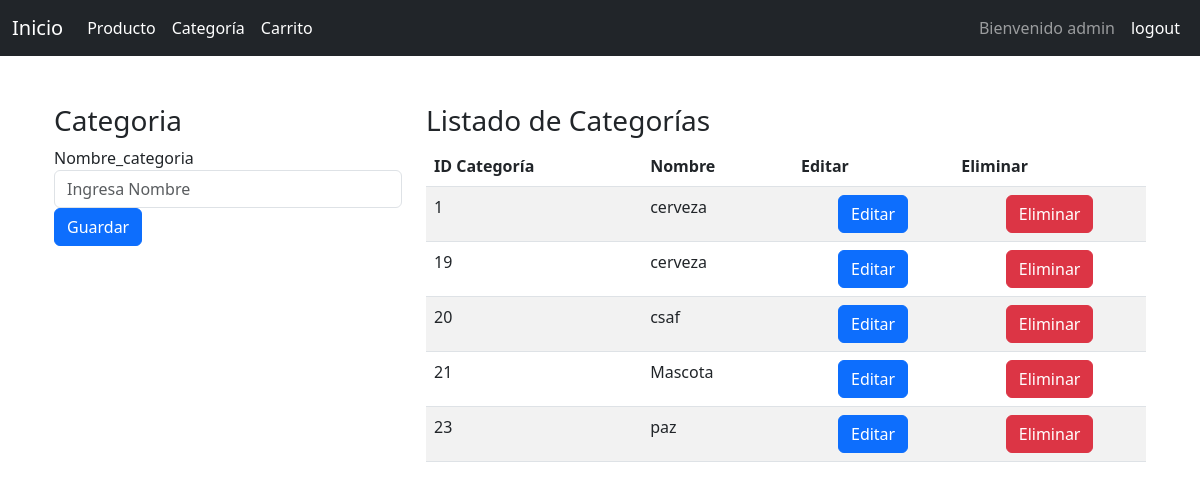
/categorias/ (signed in), run on the app's committed database.
### categorias/models.py (models this page shows, shortened)
class Categoria(models.Model):
    id_categoria = models.AutoField(primary_key=True)
    nombre = models.CharField(max_length=100)

### categorias/views.py (the view)
# urls.py: path('',views.listar_categoria),
def listar_categoria(request):
    categorias = Categoria.objects.all()
    return render (request,'listar_categoria.html',
                   context={'categorias':categorias,})

### categorias/templates/listar_categoria.html (shortened to what this page needs)
{% extends 'base.html' %}
{% block content %}
<div class="container mt-5">
    <div class="row">
        <div class="col-md-4">
            <h3>Categoria</h3>
            <form action="Guardar_categoria/" method="POST">
                <div class="form-group">
                    <label for="nombre">Nombre_categoria</label>
                    <input type="text" class="form-control" id="nombre" name="nombre" placeholder="Ingresa Nombre">
                </div>
                <button type="submit" class="btn btn-primary">Guardar</button>
            </form>
        </div>
        <div class="col-md-8">
            <h3>Listado de Categorías</h3>
            <div class="table-responsive">
                <table class="table table-striped">
                    <thead>
                        <tr>
                            <th scope="col">ID Categoría</th>
                            <th scope="col">Nombre</th>
                            <th scope="col">Editar</th>
                            <th scope="col">Eliminar</th>
                        </tr>
                    </thead>
                    <tbody>
                        {% for categoria in categorias %}
                        <tr>
                            <td>{{ categoria.id_categoria }}</td>
                            <td>{{ categoria.nombre }}</td>
                            <td class="text-center">
                                <a href="Editar_categoria/{{ categoria.id_categoria }}" class="btn btn-primary btn-md">Editar</a>
                            </td>
                            <td class="text-center">
                                <a href="Eliminar_categoria/{{ categoria.id_categoria }}" class="btn btn-danger btn-md">Eliminar</a>
                            </td>
                        </tr>
                        {% endfor %}
                    </tbody>
                </table>
            </div>
        </div>
    </div>
</div>
{% endblock content %}

### templates/base.html (shortened to what this page needs)
<!DOCTYPE html>
<html lang="es">
<head>
    <link href="https://cdn.jsdelivr.net/npm/bootstrap@5.3.0/dist/css/bootstrap.min.css" rel="stylesheet">
</head>
<body>
<nav class="navbar navbar-expand-lg navbar-dark bg-dark">
    <div class="container-fluid">
        <a class="navbar-brand" href="{% url 'home' %}">Inicio</a>
        <div class="collapse navbar-collapse" id="navbarNav">
            {% if user.is_authenticated %}
            <ul class="navbar-nav me-auto">
                <li class="nav-item">
                    <a class="nav-link active" href="/productos">Producto</a>
                </li>
                <li class="nav-item">
                    <a class="nav-link active" href="/categorias">Categoría</a>
                </li>
                <li class="nav-item">
                    <a class="nav-link active" href="#">Carrito</a>
                </li>
            </ul>
            <ul class="navbar-nav ms-auto">
                <li class="nav-item d-flex align-items-center">
                    <span class="navbar-text me-2">
                        Bienvenido {{ user }}
                    </span>
                </li>
                <li class="nav-item">
                    <a class="nav-link active" href="/logout">logout</a>
                </li>
            </ul>
            {% endif %}
        </div>
    </div>
</nav>
<div class="container mt-4">
    {% block content %}
    {% endblock %}
</div>
</body>
</html>

### data on the page
Categoria: id_categoria "1", nombre "cerveza"
Categoria: id_categoria "19", nombre "cerveza"
Categoria: id_categoria "20", nombre "csaf"
Categoria: id_categoria "21", nombre "Mascota"
Categoria: id_categoria "23", nombre "paz"

### other printed values
{{ user }} "admin"
